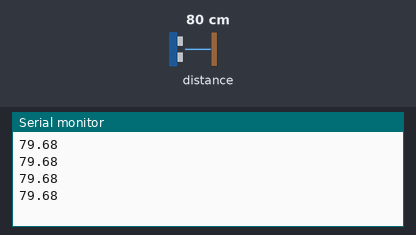
Recording of a sketch running on a simulated Arduino Uno, built with avr-gcc and run on an emulated ATmega328P. Shown: the last lines printed to the serial monitor. Wiring (inferred from the names in the program): ultrasonic range finder: trigger pin 2; echo pin 0. The inputs (shaded band) are chosen by the test bench; at power-on: distance to the obstacle 80 cm. The echo pulse lasts 58.3 µs per cm.

Above: at 1.2 s.
1.3 s: distance to the obstacle set to 2 cm
At 1.73 s:
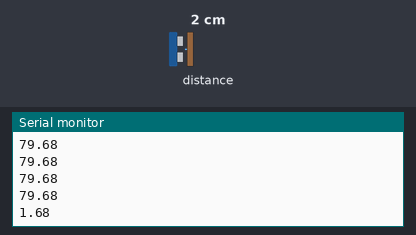
2.8 s: distance to the obstacle set to 4 cm
At 2.94 s:
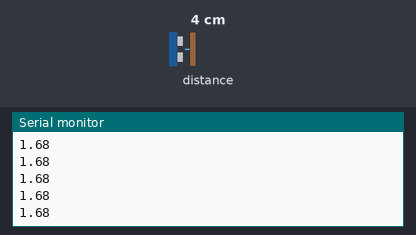
Timing chart, 0 to 5.8 s (numbered marks = the images above; inputs shaded):
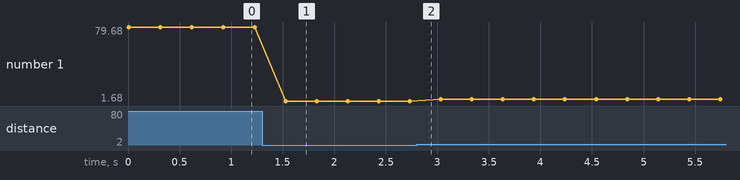

Measured:
- after the input at 1.3 s, the serial monitor: prints a new line after 0.23 s (image 1)
- plotted number 1: 79.68 → 1.68 after the input at 1.3 s, 1.68 → 3.7 after the input at 2.8 s

The sketch:

SensorProximidad.ino
```cpp
int trigger=2;
int echo=0 ;

void setup() {
  pinMode(trigger,OUTPUT);
  pinMode(echo,INPUT);
  Serial.begin(9600);
}

void loop() {
  long tiempo=0;
  float distancia=0;
  //Disparar Trigger para activar el sensor
    digitalWrite(trigger,HIGH);
    delayMicroseconds(20);
    digitalWrite(trigger,LOW);

    //Medimos el pulso del sensor
    tiempo=(pulseIn(echo,HIGH)/2);//Se divide entre 2 por tiempo entrada salida
    distancia=(tiempo*0.0343);
    Serial.println(distancia);
    delay(300);
}
```
